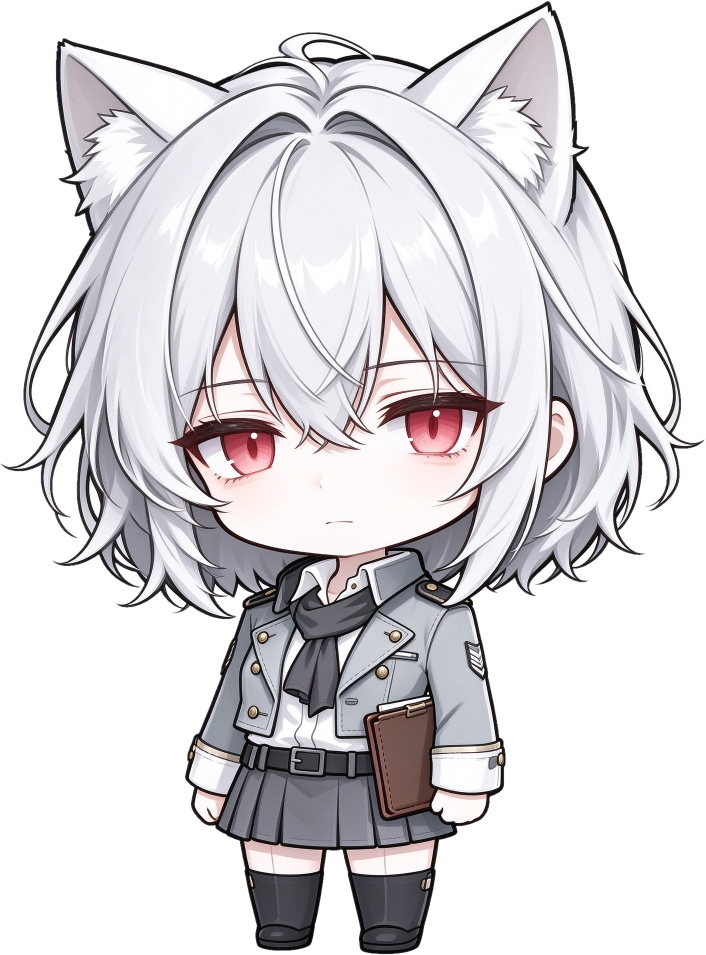
#> input picture assets/character_chibi.png, 1411 x 1910 px, found by its file name (shown at 1/2 size)
$ python make_icon.py
#> lines starting #> are read from the running program, lines starting #| are printed output that depends on the picture
#!/usr/bin/env python3
"""make_icon.py — 从角色立绘生成 exe 图标 res\\app.ico

res\\app.ico 是二进制，换构图只能重新从立绘裁切缩放；手改无法复现，也没法给每个
尺寸单独调裁切。本脚本是这块资源的唯一生成入口。

为什么每个尺寸单独渲染，而不是把 256 缩下去：
16/24 px 下整张半身像只剩一团白，必须把头放大到接近满幅才认得出；48 px 以上按
正常头肩构图。所以裁切边长跟尺寸挂钩，而不是一次 resize 到底。

为什么 256 用 PNG、其余用 DIB：rc.exe 只搬运字节，两种都能嵌；DIB 在旧 shell 和
第三方资源工具里兼容性最好，PNG 能把 256 条目从 260 KB 压到几 KB。

用法：
    python tools/make_icon.py            # 主方案（半身特写）
    python tools/make_icon.py --variant chibi
"""

import argparse
import io
import os
import struct

from PIL import Image, ImageDraw

RES_DIR = os.path.join(os.path.dirname(os.path.abspath(__file__)), "..", "res")
DEFAULT_SRC = os.path.join(RES_DIR, "..", "..", "site", "assets", "character_operator.png")

# 底色与描边沿用改造前的图标，任务栏里仍是同一个应用
BASE = (24, 33, 45, 255)
EDGE = (63, 169, 201, 255)

# 裁切锚点：源图像素坐标。cx 取双眼中点，cy 取头部竖直中点。
# operator 立绘 1587x2358，耳朵顶 y≈77，下颏 y≈874，双眼 x 中点≈880
# chibi 立绘 1411x1910，头顶 y≈100，头宽≈1028，双眼 x 中点≈700
VARIANTS = {
    "chibi": {
        "src": "character_chibi.png",
        "cx": 700,
        "cy": 640,
        "head": 1028,         # 头宽（Q 版头近方形，取宽度更稳）
        "occupy": 0.69,       # 头在图标里的尺寸占比
        "small_boost": False,
    },
    "bust": {
        "src": "character_operator.png",
        "cx": 880,
        "cy": 476,
        "head": 797,          # 头高（耳朵顶到下颏）
        "occupy": 0.70,
        "small_boost": True,
    },
}

SIZES = (256, 128, 64, 48, 32, 24, 16)
# 64 px 以上用 PNG（体积差一个数量级），更小的用 DIB（旧工具链只认 DIB）
PNG_SIZES = (256, 128, 64)


def size_occupy(base, size, boost):
    """小尺寸把头再放大一档：16 px 只有 256 像素格，正常构图认不出五官。

    Q 版头本来就占满画面，再放大只会把猫耳切掉，所以 chibi 关掉这档补偿。
    """
    if not boost:
        return base
    if size <= 24:
        return base * 1.18
    if size <= 32:
        return base * 1.08
    return base


def size_stroke(size):
    """16 px 上 2 px 描边会吃掉六分之一画面，细描边才看得出是头像。"""
    if size <= 24:
        return 1
    if size <= 96:
        return 2
    return max(2, size // 64)


def render(src, cx, cy, side, size):
    s = max(8, int(round(side)))
    x0 = int(round(cx - s / 2))
    y0 = int(round(cy - s / 2))
    canvas = Image.new("RGBA", (s, s), (0, 0, 0, 0))
    sx0, sy0 = max(0, x0), max(0, y0)
    sx1, sy1 = min(src.width, x0 + s), min(src.height, y0 + s)
    if sx1 > sx0 and sy1 > sy0:
        canvas.alpha_composite(src.crop((sx0, sy0, sx1, sy1)), (sx0 - x0, sy0 - y0))
    canvas = canvas.resize((size, size), Image.LANCZOS)

    radius = int(size * 0.22)
    mask = Image.new("L", (size, size), 0)
    ImageDraw.Draw(mask).rounded_rectangle(
        [0, 0, size - 1, size - 1], radius=radius, fill=255
    )

    out = Image.new("RGBA", (size, size), (0, 0, 0, 0))
    out.paste(Image.new("RGBA", (size, size), BASE), (0, 0), mask)
    layer = Image.new("RGBA", (size, size), (0, 0, 0, 0))
    layer.paste(canvas, (0, 0), mask)
    out.alpha_composite(layer)

    stroke = size_stroke(size)
    ImageDraw.Draw(out).rounded_rectangle(
        [stroke // 2, stroke // 2, size - 1 - stroke // 2, size - 1 - stroke // 2],
        radius=radius,
        outline=EDGE,
        width=stroke,
    )
    return out


def dib_bytes(img):
    """32 位 BGRA DIB：图标格式要求高度写两倍，并跟一段全 0 的 AND 掩码。"""
    w, h = img.size
    px = img.load()
    rows = bytearray()
    for y in range(h - 1, -1, -1):
        for x in range(w):
            r, g, b, a = px[x, y]
            rows += bytes((b, g, r, a))
    and_row = (w + 31) // 32 * 4
    and_mask = bytes(and_row * h)
    header = struct.pack(
        "<IiiHHIIiiII", 40, w, h * 2, 1, 32, 0, len(rows) + len(and_mask), 0, 0, 0, 0
    )
    return header + bytes(rows) + and_mask


def write_ico(images, path):
    entries, blobs = [], []
    offset = 6 + 16 * len(images)
    for img in images:
        if img.size[0] in PNG_SIZES:
            buf = io.BytesIO()
            img.save(buf, format="PNG", optimize=True)
            data = buf.getvalue()
        else:
            data = dib_bytes(img)
        w, h = img.size
        entries.append(
            struct.pack(
                "<BBBBHHII",
                0 if w >= 256 else w,
                0 if h >= 256 else h,
                0,
                0,
                1,
                32,
                len(data),
                offset,
            )
        )
        blobs.append(data)
        offset += len(data)
    with open(path, "wb") as f:
        f.write(struct.pack("<HHH", 0, 1, len(images)))
        for e in entries:
            f.write(e)
        for b in blobs:
            f.write(b)


def main():
    ap = argparse.ArgumentParser()
    ap.add_argument("--variant", default="chibi", choices=sorted(VARIANTS))
    ap.add_argument("--out", default=os.path.join(RES_DIR, "app.ico"))
    args = ap.parse_args()

    cfg = VARIANTS[args.variant]
    src_path = os.path.join(RES_DIR, "..", "..", "site", "assets", cfg["src"])
    src = Image.open(src_path).convert("RGBA")
#> src is the input picture: PIL image 1411x1910 RGBA; mean R, G, B, A 216.6, 214, 217, 147.4

    images = []
    for size in SIZES:
        side = cfg["head"] / size_occupy(cfg["occupy"], size, cfg["small_boost"])
        images.append(render(src, cfg["cx"], cfg["cy"], side, size))
#> this loop made 7 passes
#> pass 1, in render, `canvas = canvas.resize((size, size), Image.LANCZOS)`:
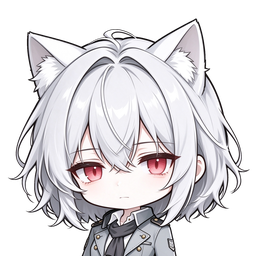
#> canvas: PIL image 256x256 RGBA; mean R, G, B, A 120, 117.5, 120.5, 151.4; transparent parts drawn white
#> after the loop, images = 7 items

    write_ico(images, args.out)
#> in write_ico, `offset = 6 + 16 * len(images)`: offset = 118
#> the loop in write_ico, `for img in images:` made 7 passes
#> (w, h, and_row in dib_bytes, offset) on passes 4 to 7: (48, 48, 8, 141227), (32, 32, 4, 145491), (24, 24, 4, 147931), (16, 16, 4, 149059)
#> (w, h, offset) on passes 1 to 3: (256, 256, 94864), (128, 128, 123169), (64, 64, 131587)
#> after the loop in write_ico, `for img in images:`: blobs = 7 items; offset = 149059
#> the loop in write_ico, `for e in entries:` made 7 passes
#> the loop in write_ico, `for b in blobs:` made 7 passes
    print(f"wrote {args.out}  variant={args.variant}  sizes={SIZES}")
    print(f"bytes={os.path.getsize(args.out)}")


if __name__ == "__main__":
    main()

$ run again, with assets/character_alt_1.png copied over assets/character_chibi.png
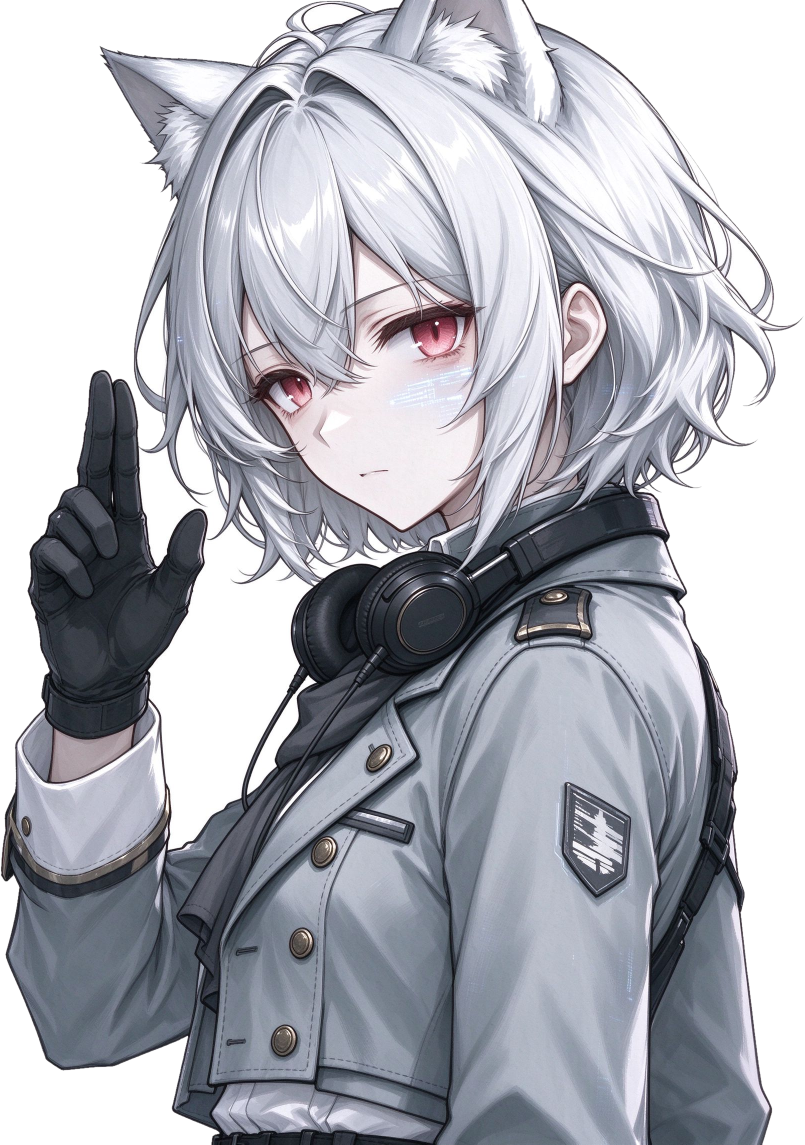
#> input picture assets/character_alt_1.png, 1609 x 2289 px, found by its file name (shown at 1/2 size)
#> in main, src is the input picture: PIL image 1609x2289 RGBA; mean R, G, B, A 175.2, 176.9, 184.6, 196.5
#> the loop in main, `for size in SIZES:` made 7 passes
#> pass 1, in render, `canvas = canvas.resize((size, size), Image.LANCZOS)`:
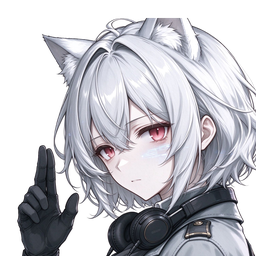
#> canvas: PIL image 256x256 RGBA; mean R, G, B, A 119.9, 119.5, 125.8, 178.6; transparent parts drawn white
#> after the loop in main, `for size in SIZES:`: images = 7 items
#> in write_ico, `offset = 6 + 16 * len(images)`: offset = 118
#> the loop in write_ico, `for img in images:` made 7 passes
#> (w, h, and_row in dib_bytes, offset) on passes 4 to 7: (48, 48, 8, 159483), (32, 32, 4, 163747), (24, 24, 4, 166187), (16, 16, 4, 167315)
#> after the loop in write_ico, `for img in images:`: blobs = 7 items; offset = 167315
#> the loop in write_ico, `for e in entries:` made 7 passes
#> the loop in write_ico, `for b in blobs:` made 7 passes

$ run again, with assets/character_alt_2.png copied over assets/character_chibi.png
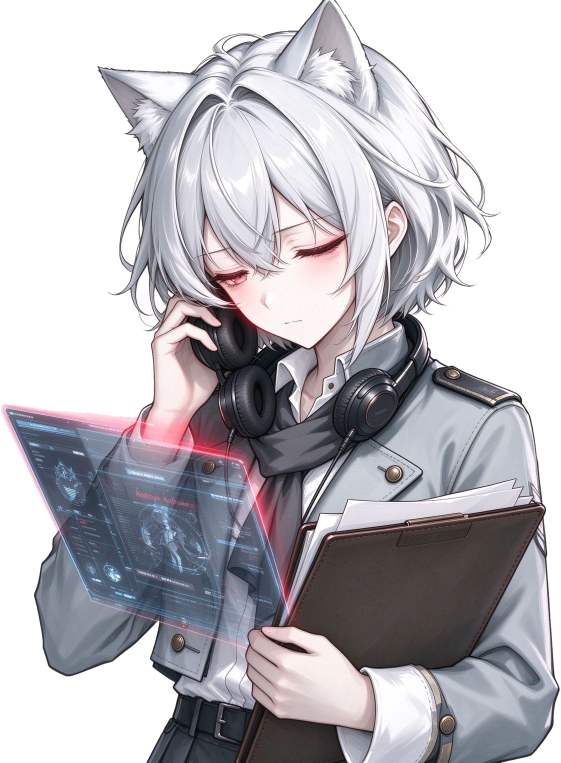
#> input picture assets/character_alt_2.png, 1681 x 2289 px, found by its file name (shown at 1/3 size)
#> in main, src is the input picture: PIL image 1681x2289 RGBA; mean R, G, B, A 184.6, 182, 187.5, 168.8
#> the loop in main, `for size in SIZES:` made 7 passes
#> pass 1, in render, `canvas = canvas.resize((size, size), Image.LANCZOS)`:
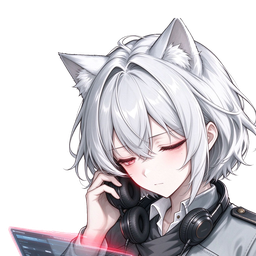
#> canvas: PIL image 256x256 RGBA; mean R, G, B, A 102.4, 98.4, 102.8, 144.1; transparent parts drawn white
#> after the loop in main, `for size in SIZES:`: images = 7 items
#> in write_ico, `offset = 6 + 16 * len(images)`: offset = 118
#> the loop in write_ico, `for img in images:` made 7 passes
#> (w, h, and_row in dib_bytes, offset) on passes 4 to 7: (48, 48, 8, 136617), (32, 32, 4, 140881), (24, 24, 4, 143321), (16, 16, 4, 144449)
#> after the loop in write_ico, `for img in images:`: blobs = 7 items; offset = 144449
#> the loop in write_ico, `for e in entries:` made 7 passes
#> the loop in write_ico, `for b in blobs:` made 7 passes

$ run again, with assets/character_alt_3.png copied over assets/character_chibi.png
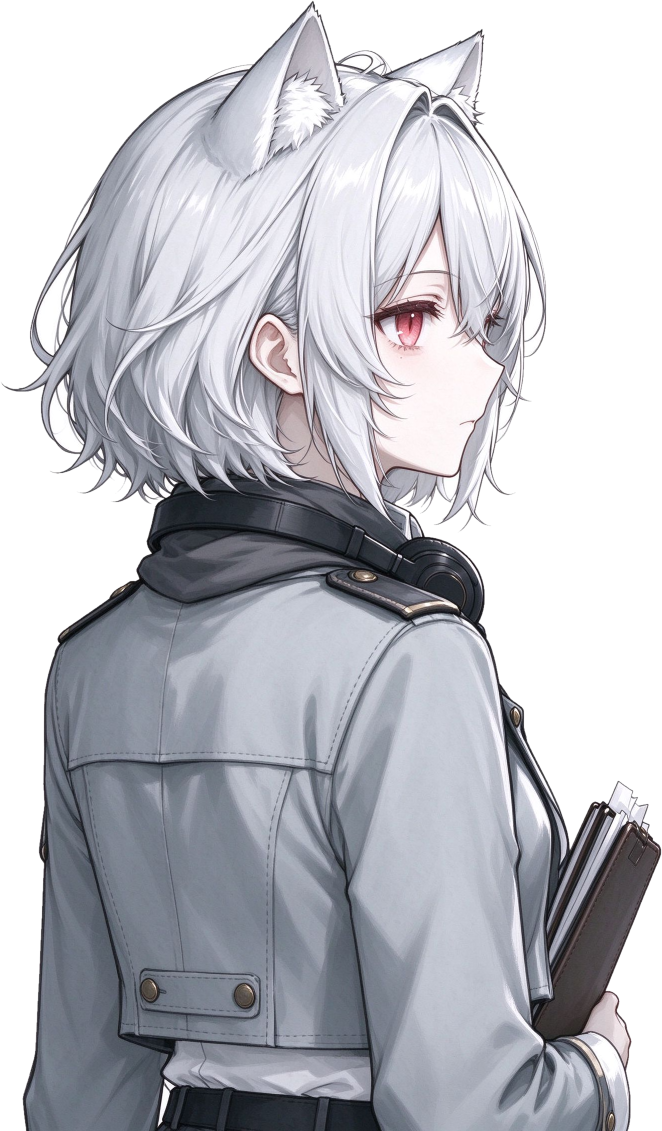
#> input picture assets/character_alt_3.png, 1324 x 2262 px, found by its file name (shown at 1/2 size)
#> in main, src is the input picture: PIL image 1324x2262 RGBA; mean R, G, B, A 187.5, 188.6, 195.1, 174
#> the loop in main, `for size in SIZES:` made 7 passes
#> pass 1, in render, `canvas = canvas.resize((size, size), Image.LANCZOS)`:
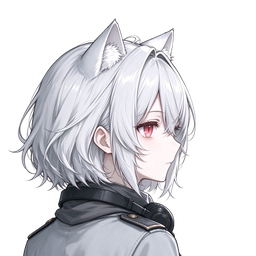
#> canvas: PIL image 256x256 RGBA; mean R, G, B, A 86.3, 85.9, 89.9, 120.3; transparent parts drawn white
#> after the loop in main, `for size in SIZES:`: images = 7 items
#> in write_ico, `offset = 6 + 16 * len(images)`: offset = 118
#> the loop in write_ico, `for img in images:` made 7 passes
#> (w, h, and_row in dib_bytes, offset) on passes 4 to 7: (48, 48, 8, 114761), (32, 32, 4, 119025), (24, 24, 4, 121465), (16, 16, 4, 122593)
#> after the loop in write_ico, `for img in images:`: blobs = 7 items; offset = 122593
#> the loop in write_ico, `for e in entries:` made 7 passes
#> the loop in write_ico, `for b in blobs:` made 7 passes
